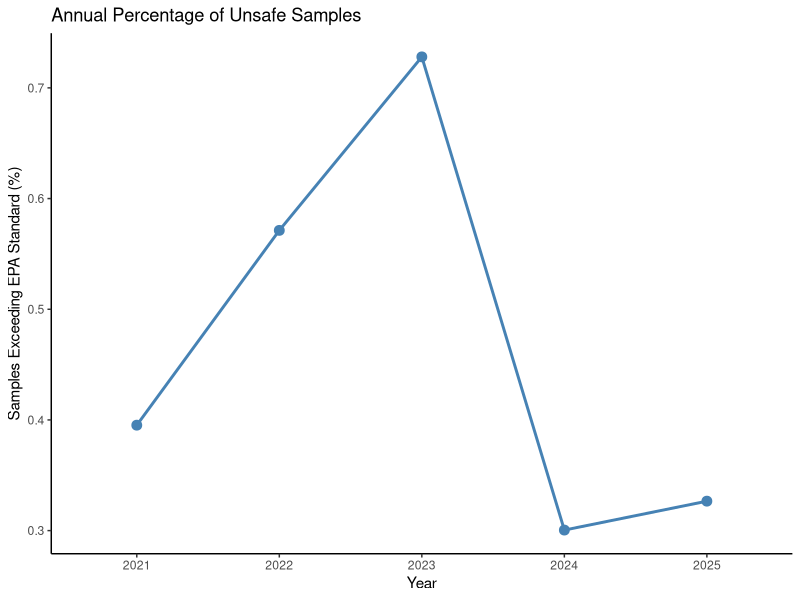
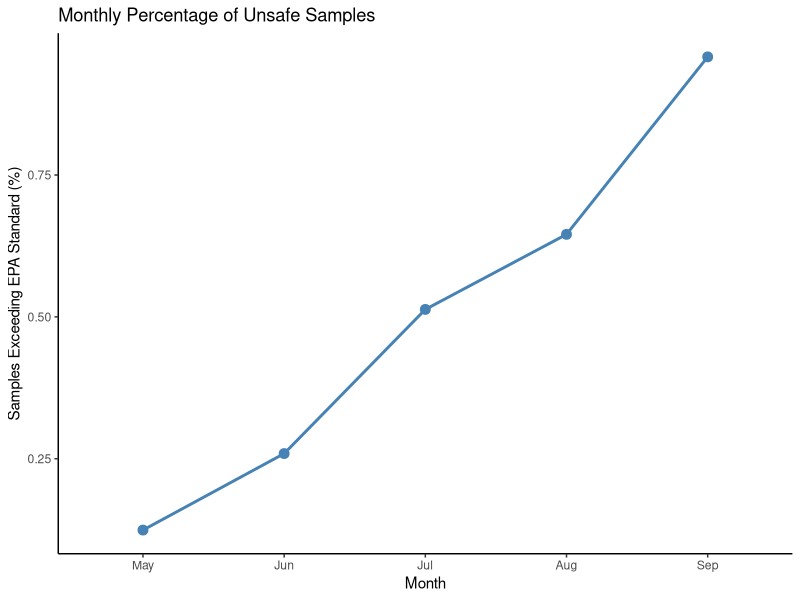
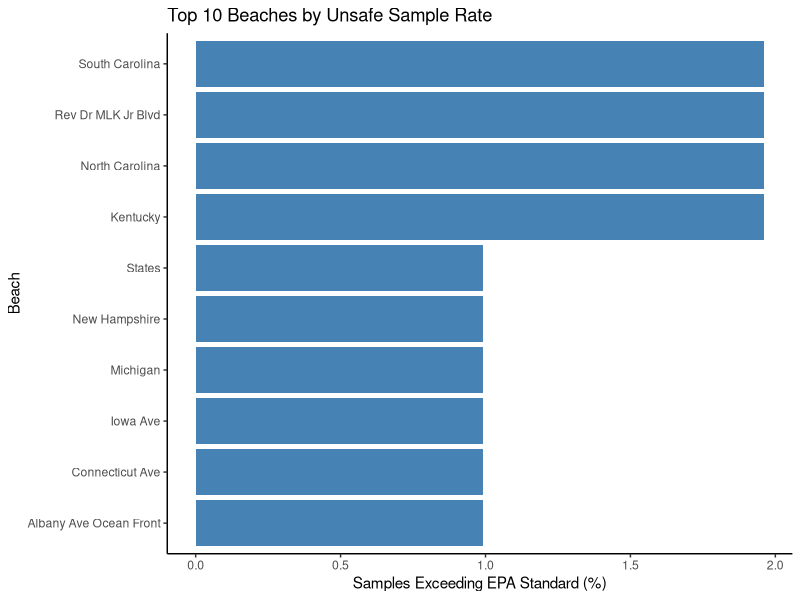
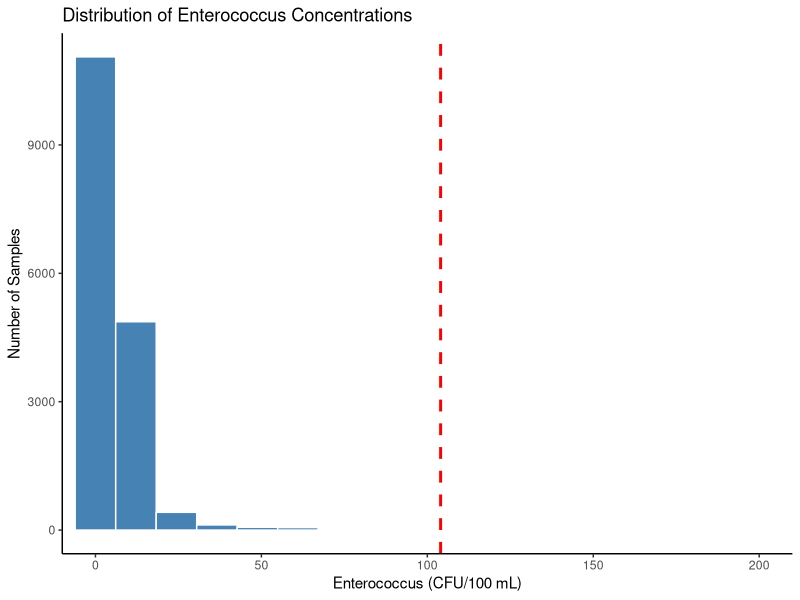
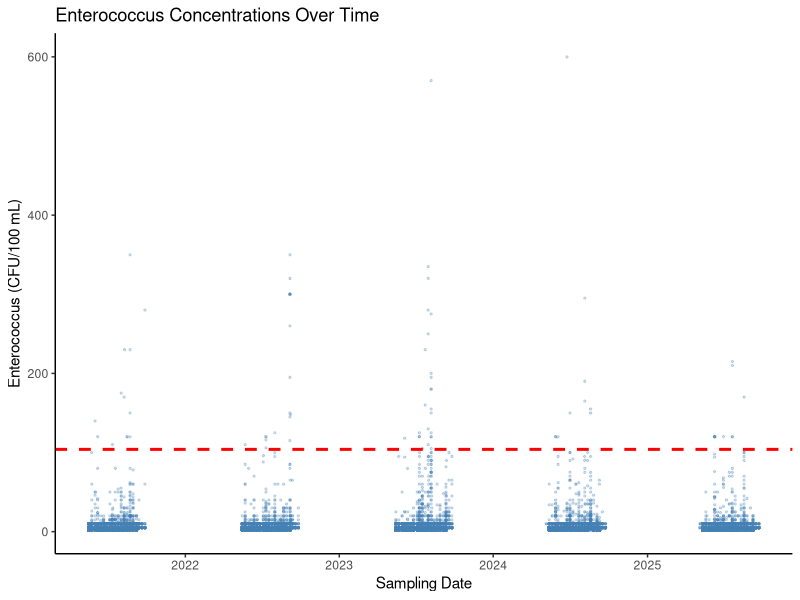
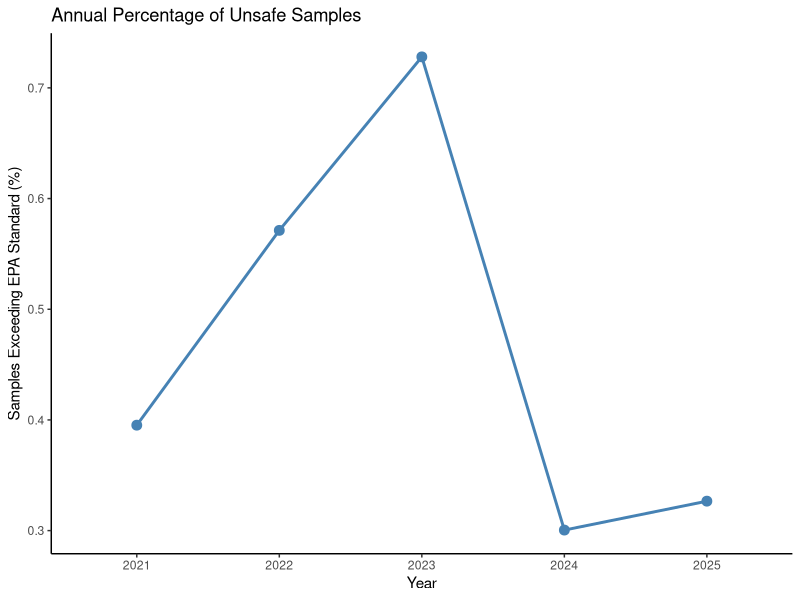
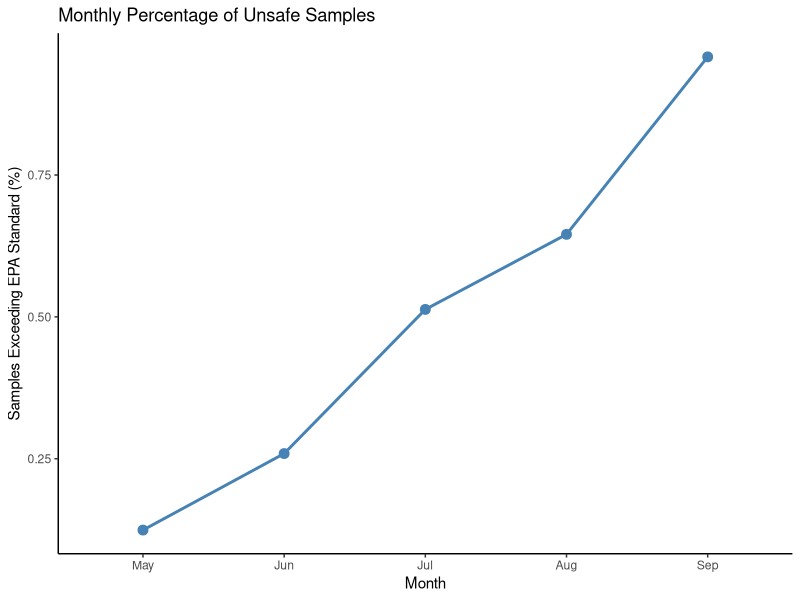
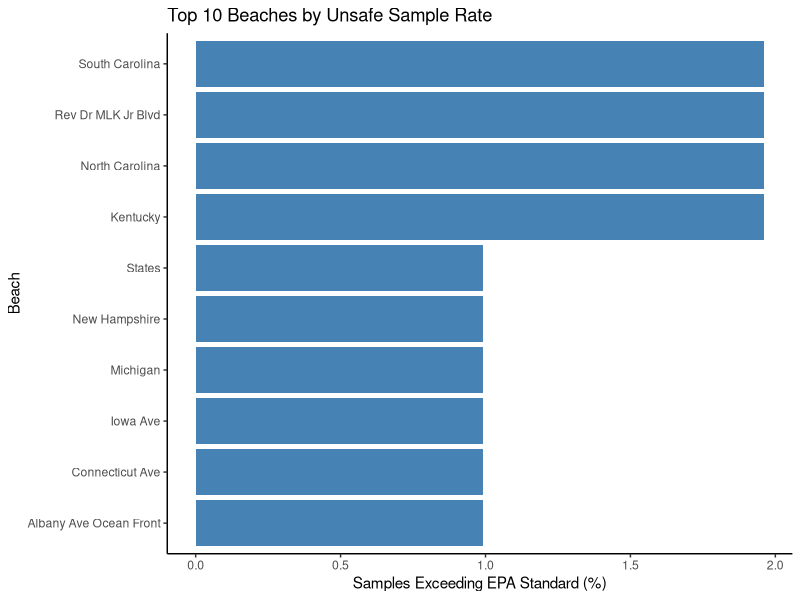

Source code (R) for these figures, in order:
############################################################
# Multi-Year Analysis of Recreational Water Quality at
# New Jersey Beaches (2021–2025)
#
# Author: Elle Duffy
# Date: May 2026-August 2026
# Version: 1.1
#
# Purpose:
# Explore recreational water quality at New Jersey beaches
# using Enterococcus monitoring data collected between
# 2021 and 2025. This analysis examines overall water
# quality and identifies trends across time, season,
# and beach location.
############################################################

# ==========================================
# Section 1: Load Packages
# ==========================================

library(dplyr)
library(ggplot2)

# ==========================================
# Section 2: Import Data
# ==========================================

# Read NJDEP beach water quality dataset
beach_data <- read.csv("Data/nj_beach_water_quality_2021_2025.csv")

# Verify successful data import
head(beach_data)
names(beach_data)

# ==========================================
# Section 3: Data Cleaning & Preparation
# ==========================================

# Convert sampling dates to Date format
beach_data$Result_Date <- as.Date(
  beach_data$Result_Date,
  format = "%m/%d/%Y"
)

# Convert Enterococcus measurements to numeric
beach_data$Result_Measure <- as.numeric(beach_data$Result_Measure)

# Remove observations with missing measurements
clean_data <- beach_data %>%
  filter(!is.na(Result_Measure))

# Create variables used throughout the analysis
clean_data <- clean_data %>%
  mutate(
    Year = format(Result_Date, "%Y"),
    Month = factor(
      format(Result_Date, "%m"),
      levels = c("01","02","03","04","05","06",
                 "07","08","09","10","11","12"),
      labels = c("Jan","Feb","Mar","Apr","May","Jun",
                 "Jul","Aug","Sep","Oct","Nov","Dec")
    ),
    unsafe = Result_Measure > 104
  )

# Verify cleaned dataset
summary(clean_data)

# ==========================================
# Section 4: Descriptive Statistics
# ==========================================

# Calculate the total number of water samples
total_samples <- nrow(clean_data)

# Calculate summary statistics for Enterococcus concentrations
mean_bacteria <- mean(clean_data$Result_Measure)
median_bacteria <- median(clean_data$Result_Measure)
min_bacteria <- min(clean_data$Result_Measure)
max_bacteria <- max(clean_data$Result_Measure)
sd_bacteria <- sd(clean_data$Result_Measure)

# Calculate selected quantiles
bacteria_quantiles <- quantile(
  clean_data$Result_Measure,
  probs = c(0.50, 0.75, 0.90, 0.95, 0.99)
)

# Calculate the number and percentage of unsafe samples
unsafe_samples <- sum(clean_data$unsafe)
percent_unsafe <- mean(clean_data$unsafe) * 100

# Display results
cat("=========================================\n")
cat("Descriptive Statistics\n")
cat("=========================================\n")
cat("Total samples:", total_samples, "\n")
cat("Mean Enterococcus:", round(mean_bacteria, 2), "CFU/100 mL\n")
cat("Median Enterococcus:", median_bacteria, "CFU/100 mL\n")
cat("Minimum:", min_bacteria, "CFU/100 mL\n")
cat("Maximum:", max_bacteria, "CFU/100 mL\n")
cat("Standard deviation:", round(sd_bacteria, 2), "\n")
cat("Unsafe samples:", unsafe_samples, "\n")
cat("Percent unsafe:", round(percent_unsafe, 2), "%\n\n")

cat("Selected Quantiles (CFU/100 mL):\n")
print(bacteria_quantiles)

# ==========================================
# Section 5: Annual Trends
# ==========================================

# Summarize Enterococcus data by year
year_summary <- clean_data %>%
  group_by(Year) %>%
  summarise(
    Total_Samples = n(),
    Unsafe_Samples = sum(unsafe),
    Percent_Unsafe = mean(unsafe) * 100,
    Mean_Enterococcus = mean(Result_Measure),
    Median_Enterococcus = median(Result_Measure)
  ) %>%
  ungroup()

# Display yearly summary table
print(year_summary)

# Create yearly trend figure
ggplot(year_summary,
       aes(x = Year,
           y = Percent_Unsafe,
           group = 1)) +
  
  geom_line(
    color = "steelblue",
    linewidth = 1
  ) +
  
  geom_point(
    color = "steelblue",
    size = 3
  ) +
  
  labs(
    title = "Annual Percentage of Unsafe Samples",
    x = "Year",
    y = "Samples Exceeding EPA Standard (%)"
  ) +
  
  theme_classic()

ggsave(
  "Figures/yearly_unsafe_levels.png",
  width = 8,
  height = 5,
  dpi = 300
)

# ==========================================
# Section 6: Seasonal Trends
# ==========================================

# Summarize Enterococcus data by month
monthly_summary <- clean_data %>%
  group_by(Month) %>%
  summarise(
    Total_Samples = n(),
    Unsafe_Samples = sum(unsafe),
    Percent_Unsafe = mean(unsafe) * 100,
    Mean_Enterococcus = mean(Result_Measure, na.rm = TRUE),
    Median_Enterococcus = median(Result_Measure, na.rm = TRUE)
  ) %>%
  ungroup()

# Display monthly summary table
print(monthly_summary)

# Create seasonal trend figure
ggplot(
  monthly_summary,
  aes(
    x = Month,
    y = Percent_Unsafe,
    group = 1
  )
) +
  
  geom_line(
    color = "steelblue",
    linewidth = 1
  ) +
  
  geom_point(
    color = "steelblue",
    size = 3
  ) +
  
  labs(
    title = "Monthly Percentage of Unsafe Samples",
    x = "Month",
    y = "Samples Exceeding EPA Standard (%)"
  ) +
  
  theme_classic()

ggsave(
  "Figures/monthly_unsafe_levels.png",
  width = 8,
  height = 5,
  dpi = 300
)

# ==========================================
# Section 7: Beach Comparisons
# ==========================================

# Summarize Enterococcus data by beach
beach_summary <- clean_data %>%
  group_by(Beach_Name) %>%
  summarise(
    Total_Samples = n(),
    Unsafe_Samples = sum(unsafe),
    Percent_Unsafe = mean(unsafe) * 100,
    Mean_Enterococcus = mean(Result_Measure, na.rm = TRUE),
    Median_Enterococcus = median(Result_Measure, na.rm = TRUE)
  ) %>%
  filter(Total_Samples >= 100) %>%
  arrange(desc(Percent_Unsafe)) %>%
  ungroup()

# Display beach summary table
print(beach_summary)

# Select the top 10 beaches with the highest percentage of unsafe samples
top_beaches <- beach_summary %>%
  slice_head(n = 10)

# Create beach comparison figure
ggplot(
  top_beaches,
  aes(
    x = reorder(Beach_Name, Percent_Unsafe),
    y = Percent_Unsafe
  )
) +
  
  geom_col(fill = "steelblue") +
  
  coord_flip() +
  
  labs(
    title = "Top 10 Beaches by Unsafe Sample Rate",
    x = "Beach",
    y = "Samples Exceeding EPA Standard (%)"
  ) +
  
  theme_classic()

ggsave(
  "Figures/top_10_unsafe_beaches.png",
  width = 8,
  height = 5,
  dpi = 300
)

# ==========================================
# Section 8: Distribution of Enterococcus Levels
# ==========================================

# Create histogram of Enterococcus concentrations
ggplot(clean_data, aes(x = Result_Measure)) +
  
  geom_histogram(
    bins = 50,
    fill = "steelblue",
    color = "white"
  ) +
  
  geom_vline(
    xintercept = 104,
    color = "red",
    linetype = "dashed",
    linewidth = 1
  ) +
  
  labs(
    title = "Distribution of Enterococcus Concentrations",
    x = "Enterococcus (CFU/100 mL)",
    y = "Number of Samples"
  ) +
  
  coord_cartesian(xlim = c(0, 200)) +
  
  theme_classic()
  
  ggsave(
    "Figures/enterococcus_distribution.png",
    width = 8,
    height = 5,
   dpi = 300
  )
  
  # ==========================================
  # Section 9: Water Quality Over Time
  # ==========================================
  
  ggplot(
    clean_data,
    aes(
      x = Result_Date,
      y = Result_Measure
    )
  ) +
    
    geom_point(
      alpha = 0.25,
      size = 0.5,
      color = "steelblue"
    ) +
    
    geom_hline(
      yintercept = 104,
      color = "red",
      linetype = "dashed",
      linewidth = 1
    ) +
    
    labs(
      title = "Enterococcus Concentrations Over Time",
      x = "Sampling Date",
      y = "Enterococcus (CFU/100 mL)"
    ) +
    
    theme_classic()
  
  ggsave(
    "Figures/enterococcus_over_time.png",
    width = 9,
    height = 5,
    dpi = 300
  )
  
  # ==========================================
  # Section 10: Statistical Analysis
  # ==========================================
  
  # Convert variables to factors
  clean_data$Year <- as.factor(clean_data$Year)
  clean_data$Beach_Name <- as.factor(clean_data$Beach_Name)
  
  # Logistic regression by year
  model_year <- glm(
    unsafe ~ Year,
    family = binomial,
    data = clean_data
  )
  
  summary(model_year)
  
  # Create season categories
  clean_data <- clean_data %>%
    mutate(
      Season = case_when(
        Month %in% c("May", "Jun") ~ "Early Summer",
        Month %in% c("Jul", "Aug") ~ "Peak Summer",
        Month %in% c("Sep") ~ "Late Summer",
        TRUE ~ "Other"
      )
    )
  
  clean_data$Season <- factor(
    clean_data$Season,
    levels = c(
      "Early Summer",
      "Peak Summer",
      "Late Summer",
      "Other"
    )
  )
  
  # Logistic regression by season
  model_season <- glm(
    unsafe ~ Season,
    family = binomial,
    data = clean_data
  )
  
  summary(model_season)
  
  # Logistic regression by beach
  model_beach <- glm(
    unsafe ~ Beach_Name,
    family = binomial,
    data = clean_data
  )
  
  summary(model_beach)
  
  # Calculate odds ratios
  exp(coef(model_year))
  exp(coef(model_season))
  exp(coef(model_beach))
  
# ==========================================
# End of Analysis
# ==========================================
#
# This script completes the full analysis of recreational
# water quality at New Jersey beaches using Enterococcus
# monitoring data collected between 2021 and 2025.
#
# The workflow includes:
#   - Importing and preparing the dataset
#   - Summarizing water quality measurements
#   - Exploring annual and seasonal patterns
#   - Comparing water quality across beaches
#   - Creating publication-ready figures
#   - Evaluating trends using logistic regression
#
# All figures and statistical results presented in the
# accompanying manuscript were generated from this script.
#
# Independent research project by Elle Duffy
# May 2026-August 2026
#
# Repository:
# https://github.com/elleduffy/nj-beach-water-quality-analysis-2021-2026-2
#
# End of script.
